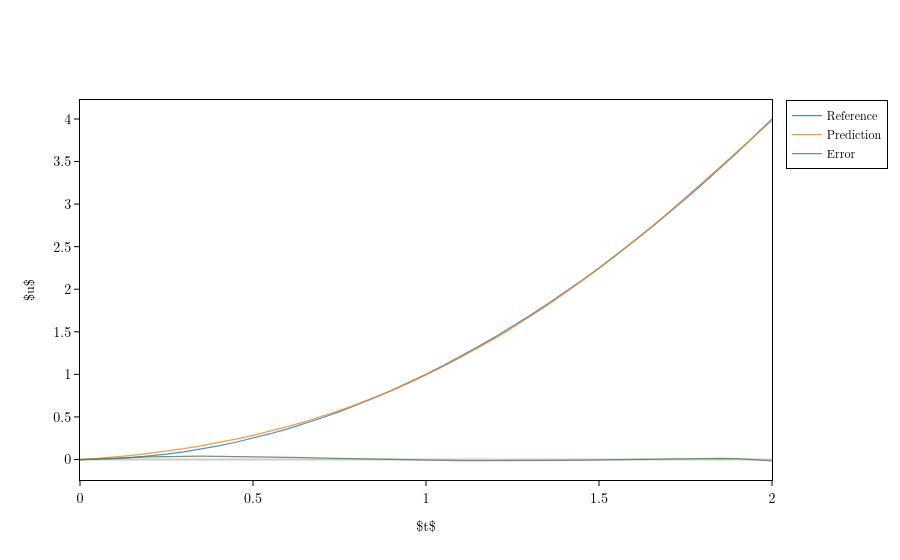

Notebook cell for this chart:
### Code cell
import plotly.io as pio
pio.renderers.default = "vscode"

from qewton.visualization import Figure

layout = ode_graph.visualize(model.output_ports[0], reference=lambda t: t ** 2)
Figure(layout).show()

### Figure 1 — Plotly figure (JSON) as saved in the notebook; plotly's stock layout.template omitted (floating-point values rounded to 4 significant figures)
{"data": [{"line": {"color": "#1f77b4", "width": 1.25}, "mode": "lines", "name": "Reference", "opacity": 0.8, "type": "scatter", "x": [0.0, 0.05, 0.1, 0.15, 0.2, 0.25, 0.3, 0.35, 0.4, 0.45, 0.5, 0.55, 0.6, 0.65, 0.7, 0.75, 0.8, 0.85, 0.9, 0.95, 1.0, 1.05, 1.1, 1.15, 1.2, 1.25, 1.3, 1.35, 1.4, 1.45, 1.5, 1.55, 1.6, 1.65, 1.7, 1.75, 1.8, 1.85, 1.9, 1.95, 2.0], "y": [0.0, 0.0025, 0.01, 0.0225, 0.04, 0.0625, 0.09, 0.1225, 0.16, 0.2025, 0.25, 0.3025, 0.36, 0.4225, 0.49, 0.5625, 0.64, 0.7225, 0.81, 0.9025, 1.0, 1.102, 1.21, 1.322, 1.44, 1.562, 1.69, 1.823, 1.96, 2.103, 2.25, 2.402, 2.56, 2.722, 2.89, 3.062, 3.24, 3.423, 3.61, 3.803, 4.0]}, {"line": {"color": "#ff7f0e", "width": 1.25}, "mode": "lines", "name": "Prediction", "opacity": 0.8, "type": "scatter", "x": [0.0, 0.05, 0.1, 0.15, 0.2, 0.25, 0.3, 0.35, 0.4, 0.45, 0.5, 0.55, 0.6, 0.65, 0.7, 0.75, 0.8, 0.85, 0.9, 0.95, 1.0, 1.05, 1.1, 1.15, 1.2, 1.25, 1.3, 1.35, 1.4, 1.45, 1.5, 1.55, 1.6, 1.65, 1.7, 1.75, 1.8, 1.85, 1.9, 1.95, 2.0], "y": [-0.004778, 0.01047, 0.02815, 0.0485, 0.07172, 0.09804, 0.1276, 0.1608, 0.1976, 0.2383, 0.283, 0.3321, 0.3856, 0.4437, 0.5066, 0.5744, 0.6473, 0.7254, 0.8089, 0.8977, 0.992, 1.092, 1.197, 1.309, 1.425, 1.548, 1.676, 1.81, 1.949, 2.094, 2.245, 2.401, 2.562, 2.729, 2.9, 3.076, 3.255, 3.436, 3.619, 3.802, 3.982]}, {"line": {"color": "#487d48", "width": 1.25}, "mode": "lines", "name": "Error", "opacity": 0.8, "type": "scatter", "x": [0.0, 0.05, 0.1, 0.15, 0.2, 0.25, 0.3, 0.35, 0.4, 0.45, 0.5, 0.55, 0.6, 0.65, 0.7, 0.75, 0.8, 0.85, 0.9, 0.95, 1.0, 1.05, 1.1, 1.15, 1.2, 1.25, 1.3, 1.35, 1.4, 1.45, 1.5, 1.55, 1.6, 1.65, 1.7, 1.75, 1.8, 1.85, 1.9, 1.95, 2.0], "y": [-0.004778, 0.007967, 0.01815, 0.026, 0.03172, 0.03554, 0.03765, 0.03826, 0.03757, 0.03576, 0.03304, 0.02959, 0.02558, 0.02119, 0.01658, 0.01191, 0.007312, 0.002925, -0.001143, -0.004796, -0.007956, -0.01056, -0.01256, -0.01394, -0.01466, -0.01473, -0.01414, -0.01289, -0.01101, -0.008501, -0.005419, -0.001836, 0.002111, 0.006194, 0.01005, 0.01315, 0.01472, 0.01377, 0.009049, -0.0009346, -0.01783]}], "layout": {"font": {"color": "black", "family": "Latin Modern Roman, CMU Serif, Georgia, serif", "size": 12}, "legend": {"bgcolor": "white", "bordercolor": "black", "borderwidth": 1}, "paper_bgcolor": "white", "plot_bgcolor": "white", "scene": {"bgcolor": "white", "xaxis": {"backgroundcolor": "white", "gridcolor": "#cccccc", "linecolor": "black", "mirror": true, "showbackground": true, "showgrid": false, "showline": true, "tickcolor": "black", "tickfont": {"color": "black", "size": 14}, "ticks": "outside", "title": {"font": {"color": "black", "size": 14}}, "zerolinecolor": "#cccccc"}, "yaxis": {"backgroundcolor": "white", "gridcolor": "#cccccc", "linecolor": "black", "mirror": true, "showbackground": true, "showgrid": false, "showline": true, "tickcolor": "black", "tickfont": {"color": "black", "size": 14}, "ticks": "outside", "title": {"font": {"color": "black", "size": 14}}, "zerolinecolor": "#cccccc"}, "zaxis": {"backgroundcolor": "white", "gridcolor": "#cccccc", "linecolor": "black", "mirror": true, "showbackground": true, "showgrid": false, "showline": true, "tickcolor": "black", "tickfont": {"color": "black", "size": 14}, "ticks": "outside", "title": {"font": {"color": "black", "size": 14}}, "zerolinecolor": "#cccccc"}}, "showlegend": true, "title": {"font": {"color": "black", "size": 20}}, "uirevision": true, "xaxis": {"gridcolor": "#cccccc", "linecolor": "black", "mirror": true, "showgrid": false, "showline": true, "tickcolor": "black", "tickfont": {"color": "black", "size": 14}, "ticks": "outside", "title": {"text": "$t$"}, "type": "linear", "zerolinecolor": "#cccccc"}, "yaxis": {"gridcolor": "#cccccc", "linecolor": "black", "mirror": true, "showgrid": false, "showline": true, "tickcolor": "black", "tickfont": {"color": "black", "size": 14}, "ticks": "outside", "title": {"text": "$u$"}, "type": "linear", "zerolinecolor": "#cccccc"}}}
